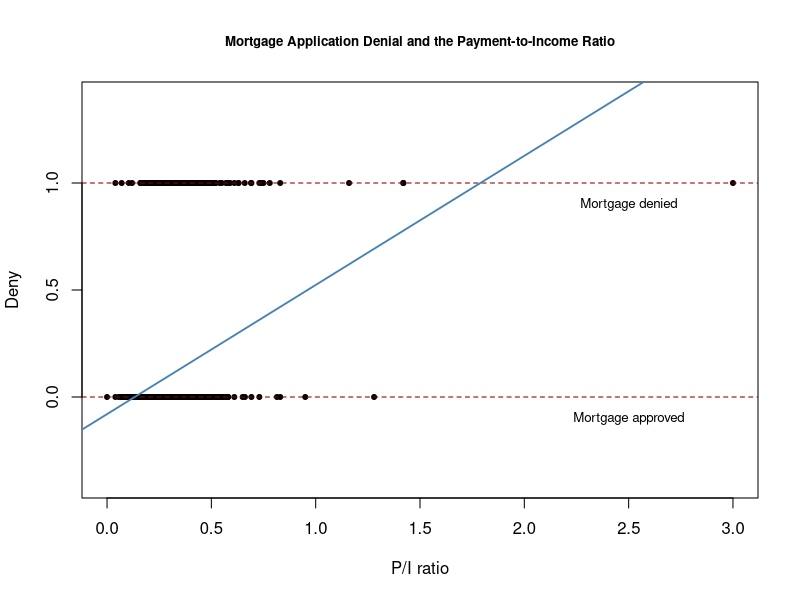

Recreate this plot in R. (Note: this script raises an error after producing the figure.)
###############################################################################
##                   R LECTURE 6: Binary Choice Models              		     ##
##            	 Quantitative Analysis - 2023 Spring  4/24   		             ##
###############################################################################


###############################################################################
##                                Author		                                 ##
##            	            ??????翰 Spencer Wang   		                	   ##
###############################################################################

rm(list=ls(all=T))

####################################################################
# Section 1:  The Linear Probability Model                         #
####################################################################
library(AER)
data(HMDA) #HMDA provides data that relate to mortgage applications in Boston in the year of 1990.
summary(HMDA)

#The variable we are interested in modelling is "deny", an indicator for whether an applicant??s mortgage application has 
#been accepted (deny = no) or denied (deny = yes). A regressor that ought to have power in explaining whether a mortgage 
#application has been denied is "pirat", the applicant??s payment to income ratio.

# convert 'deny' to numeric
HMDA$deny = as.numeric(HMDA$deny) - 1  #Note that as.numeric(HMDA$deny) will turn deny = no into "deny = 1" and deny = yes into "deny = 2", 
                                       #so using as.numeric(HMDA$deny)-1 we obtain the binary values 0 and 1.

###########################################
# estimate a simple linear probabilty model
denymod1 <- lm(deny ~ pirat, data = HMDA)
denymod1 #According to the estimated model, a payment-to-income ratio of 1
         #is associated with an expected probability of mortgage application denial of roughly 50%.

#######
# plot 
plot(x = HMDA$pirat,y = HMDA$deny,main = "Mortgage Application Denial and the Payment-to-Income Ratio",xlab = "P/I ratio",
     ylab = "Deny",pch = 20,ylim = c(-0.4, 1.4),cex.main = 0.8)

# add horizontal dashed lines and text
abline(h = 1, lty = 2, col = "darkred")
abline(h = 0, lty = 2, col = "darkred")
text(2.5, 0.9, cex = 0.8, "Mortgage denied")
text(2.5, -0.1, cex= 0.8, "Mortgage approved")

# add the estimated regression line
abline(denymod1, lwd = 1.8, col = "steelblue")



####################################################################
# Section 2:  Probit Regression                                    #
####################################################################

#In R, Probit models can be estimated using the function "glm()". 
#Using the argument "family" we specify that we want to use a Probit model.

###################################
# estimate a simple probit model
data(HMDA)
HMDA$deny = as.numeric(HMDA$deny) - 1
denyprobit <- glm(deny ~ pirat,family = binomial(link = "probit"),data = HMDA)

coeftest(denyprobit, vcov. = vcovHC, type = "HC0") # Note that the coefficient is significant. Also, It is essential to use robust standard errors since the  
                                                   # residuals here are always heteroskedastic.

#######
# plot 
plot(x = HMDA$pirat,y = HMDA$deny,main = "Probit Model of the Probability of Denial, Given P/I Ratio",
     xlab = "P/I ratio",ylab = "Deny",pch = 20,ylim = c(-0.4, 1.4),cex.main = 0.85)

# add horizontal dashed lines and text
abline(h = 1, lty = 2, col = "darkred")
abline(h = 0, lty = 2, col = "darkred")
text(2.5, 0.9, cex = 0.8, "Mortgage denied")
text(2.5, -0.1, cex= 0.8, "Mortgage approved")

# add estimated regression line
x <- seq(0, 3, 0.01)
y <- predict(denyprobit, list(pirat = x), type = "response")
lines(x, y, lwd = 1.5, col = "steelblue")

#The function is clearly nonlinear and flattens out for large and small values of P/I ratio.
#The functional form thus also ensures that the predicted conditional probabilities of a denial lie between 0 and 1.

#############
# Predictions

# compute predictions for P/I ratio = 0.3, 0.5
predict(denyprobit,newdata = data.frame("pirat" = c(0.3, 0.5)),type = "response")
#That is, for a person with P/I ration = 0.5, the probability of being reject is around 23.88%, which is
# very different from what linear probability model estimated.

###########################################
# estimate a multiple variable probit model

# We continue by using a multiple variable Probit model to estimate the effect of race on the probability of a mortgage application denial.
# Note that the variable "afam" equals 1 if the applicant is an African American and equals 0 otherwise. 

denyprobit2 <- glm(deny ~ pirat + afam,family = binomial(link = "probit"), data = HMDA)
coeftest(denyprobit2, vcov. = vcovHC, type = "HC0")

# How big is the estimated difference in denial probabilities between two hypothetical applicants with the same payments-to-income ratio?
# First, we compute predictions for P/I ratio = 0.3
predictions <- predict(denyprobit2,newdata = data.frame("afam" = c("no", "yes"),"pirat" = c(0.3, 0.3)),type = "response")
# We now compute the difference in probabilities
diff(predictions)
#In this case, the estimated difference in denial probabilities is about 15.78%.



####################################################################
# Section 3:  Logit Regression                                     #
####################################################################

#It is very straightforward to swich from Probit model to Logit in R

###############################
# estimate a simple Logit model
library(AER)
data(HMDA)
HMDA$deny = as.numeric(HMDA$deny) - 1

denylogit <- glm(deny ~ pirat,family = binomial(link = "logit"), data = HMDA)
coeftest(denylogit, vcov. = vcovHC, type = "HC0")


#######
# plot 

#The subsequent code chunk plot the two models together.
plot(x = HMDA$pirat, 
     y = HMDA$deny,
     main = "The Probability of Denial, Given P/I Ratio",
     xlab = "P/I ratio",
     ylab = "Deny",
     pch = 20,
     ylim = c(-0.4, 1.4),
     cex.main = 0.9)

# add horizontal dashed lines and text
abline(h = 1, lty = 2, col = "darkred")
abline(h = 0, lty = 2, col = "darkred")
text(2.5, 0.9, cex = 0.8, "Mortgage denied")
text(2.5, -0.1, cex= 0.8, "Mortgage approved")

# add estimated regression line of Probit and Logit models
x <- seq(0, 3, 0.01)
y_probit <- predict(denyprobit, list(pirat = x), type = "response")
y_logit <- predict(denylogit, list(pirat = x), type = "response")

lines(x, y_probit, lwd = 1.5, col = "steelblue")
lines(x, y_logit, lwd = 1.5, col = "black", lty = 2)

# add a legend
legend("topleft",
       horiz = TRUE,
       legend = c("Probit", "Logit"),
       col = c("steelblue", "black"), 
       lty = c(1, 2))
